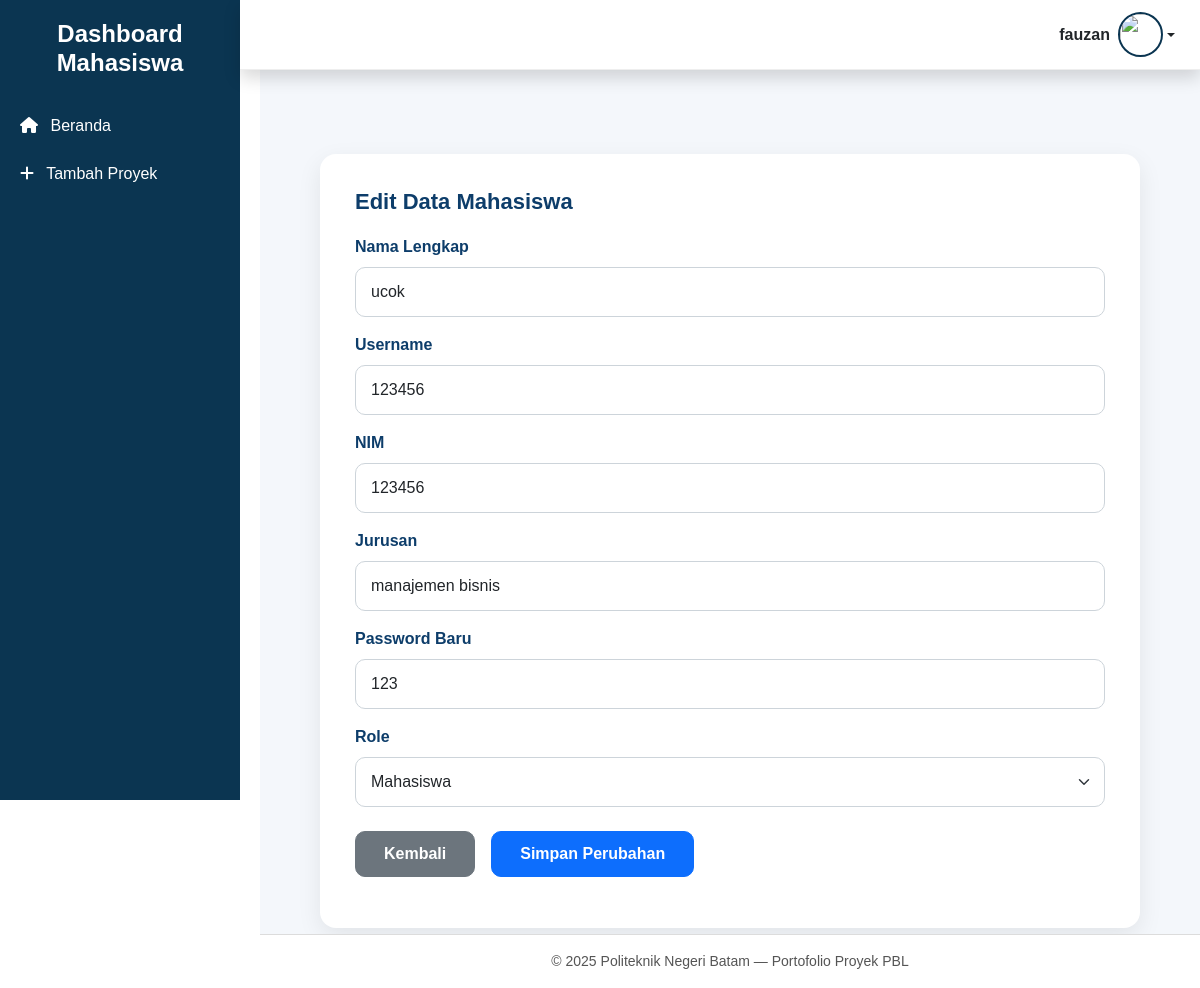
The app's page /admin/edit_mahasiswa.php?id=15 (signed in) with its own data.
### tables this page shows
CREATE TABLE `users` (
  `id_user` int NOT NULL,
  `nama` varchar(100) DEFAULT NULL,
  `username` varchar(100) DEFAULT NULL,
  `password` varchar(255) DEFAULT NULL,
  `nim` varchar(20) NOT NULL,
  `jurusan` enum('teknik elektro','teknik informatika','teknik mesin','manajemen bisnis') NOT NULL,
  `profil` varchar(255) DEFAULT NULL,
  `role` enum('mahasiswa','dosen','admin') NOT NULL
);

### admin/edit_mahasiswa.php (the view, shortened to what this page needs)
<?php
include "../template/sidebar.php";
include "../template/header.php";
include "../template/topbar.php";
if (isset($_GET['id'])) {
    $id_user = $_GET['id'];
    $query = mysqli_query($koneksi, "SELECT * FROM users WHERE id_user = '$id_user'");
    $data = mysqli_fetch_assoc($query);
}
?>
<div class="main-content">
    <div class="edit-card">
        <h2 class="section-title">Edit Data Mahasiswa</h2>
        <form action="proses_edit_mahasiswa.php" method="POST">
            <div class="mb-3">
                <label class="form-label">Nama Lengkap</label>
                <input type="text" name="nama" class="form-control" required
                       value="<?= $data['nama'] ?>">
            </div>
            <div class="mb-3">
                <label class="form-label">Username</label>
                <input type="text" name="username" class="form-control" required
                       value="<?= $data['username'] ?>">
            </div>
            <div class="mb-3">
                <label class="form-label">NIM</label>
                <input type="text" name="nim" class="form-control"
                       value="<?= $data['nim'] ?>">
            </div>
            <div class="mb-3">
                <label class="form-label">Jurusan</label>
                <select name="jurusan" class="form-control" required>
                    <option value="<?= $data['jurusan']?>"><?= $data['jurusan']?></option>
                </select>
            </div>
            <div class="mb-3">
                <label class="form-label">Password Baru</label>
                <input type="text" name="password" class="form-control"
                       value="<?= $data['password']?>">
            </div>
            <div class="mb-4">
                <label class="form-label">Role</label>
                <select name="role" class="form-select">
                    <option value="mahasiswa" <?= ($data['role']=='mahasiswa' ? 'selected' : '') ?>>Mahasiswa</option>
                </select>
            </div>
            <div class="d-flex gap-3">
                <a href="kelola_mahasiswa.php" class="btn btn-secondary btn-custom">Kembali</a>
                <button type="submit" class="btn btn-primary btn-custom">Simpan Perubahan</button>
            </div>
        </form>
    </div>
</div>
<?php include "../template/footer.php"; ?>

### template/header.php (style rules this page uses)
body { font-family: 'Poppins', sans-serif; background: #ffffff; margin: 0; }
.main-content { margin-left: 260px; padding: 100px 20px; }

### admin/edit_mahasiswa.php (style rules this page uses)
.main-content { margin-left: 260px; padding: 130px 60px 60px; background: #f4f7fb; min-height: 100vh; }
.edit-card { background: #ffffff; padding: 35px; border-radius: 16px; box-shadow: 0 8px 25px rgba(0,0,0,0.08); width: 100%; }
.section-title { font-size: 22px; font-weight: 700; color: #0d3d6a; margin-bottom: 20px; }
.form-label { font-weight: 600; color: #0d3d6a; }
.form-control, .form-select { border-radius: 10px; padding: 12px 15px; border: 1px solid #cdd4da; }
.btn-custom { padding: 10px 28px; border-radius: 10px; font-weight: 600; }

### records on screen
users: nama "ucok", username "123456", nim "123456", jurusan "manajemen bisnis", password "123", role "Mahasiswa"

### other values on screen
$nama "fauzan"
